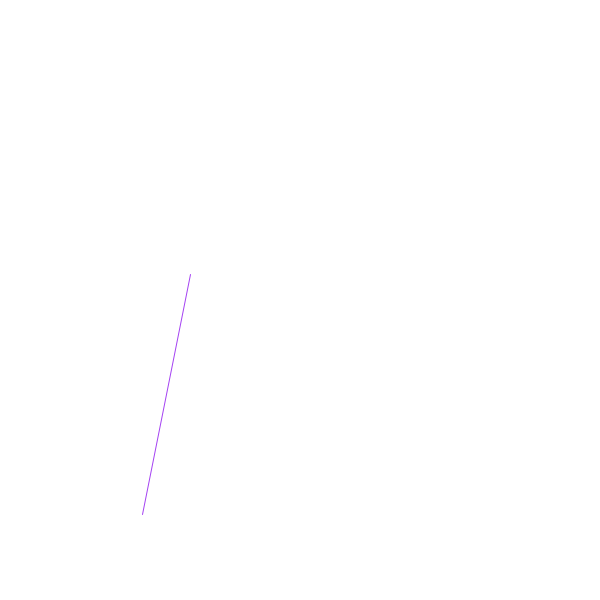
Frame 1 (no input)
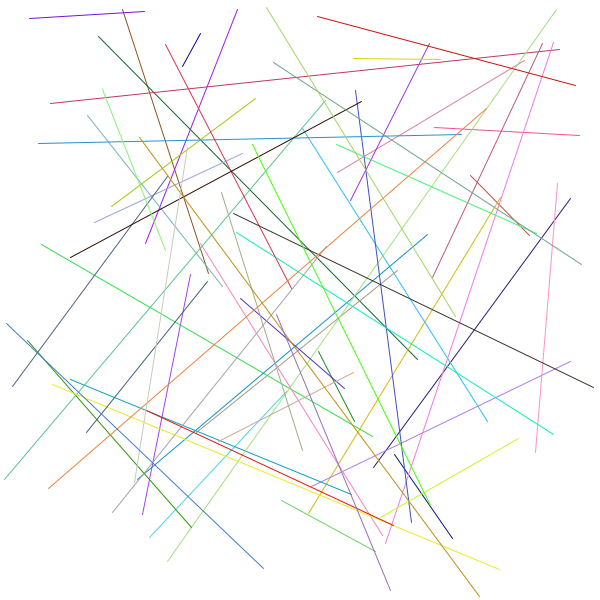
Frame 60 (the mouse pressed at the canvas centre just before this capture)
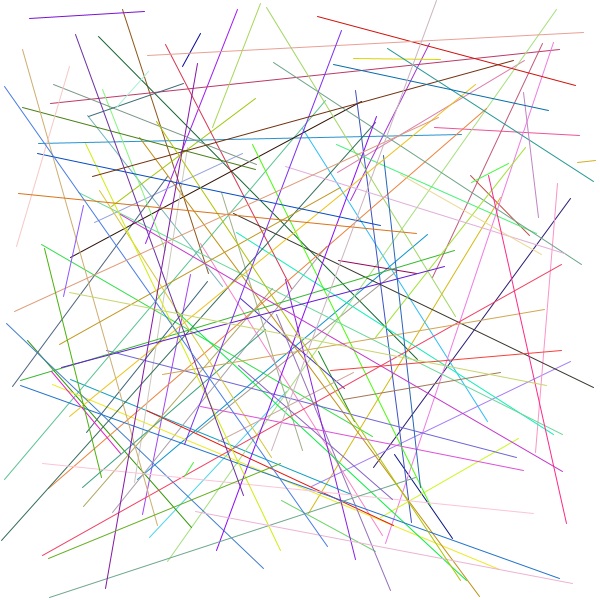
Frame 120 (the mouse held since frame 60 and released just before this capture)

The Processing sketch that drew these frames (run headless with seeded random() and noise(); from frame 60 on, the mouse is pressed at the canvas centre):

// Processing sketch: tsk_1
// ── tsk_1.pde
void setup(){
size(600, 600);
background(255);
 
}

void draw() {
float c1 = random(255);
float c2 = random(255);
float c3 = random(255);
float x1 = random(600);
float y1 = random(600);
float x2 = random(600);
float y2 = random(600);

stroke(c1, c2, c3);
line(x1, y1, x2, y2);
}
